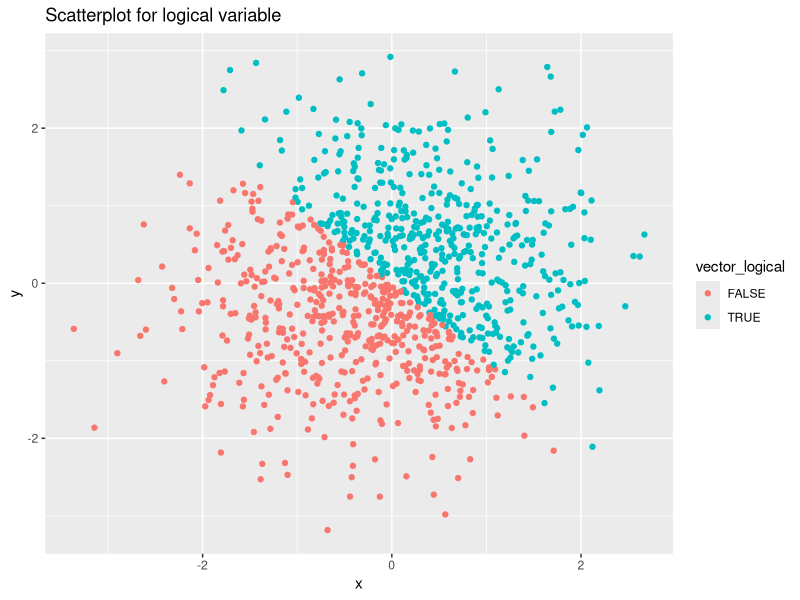
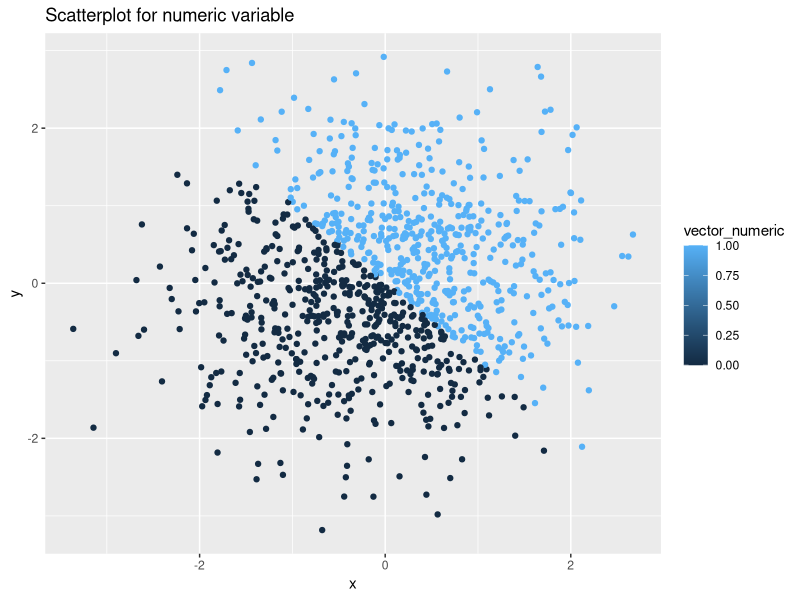
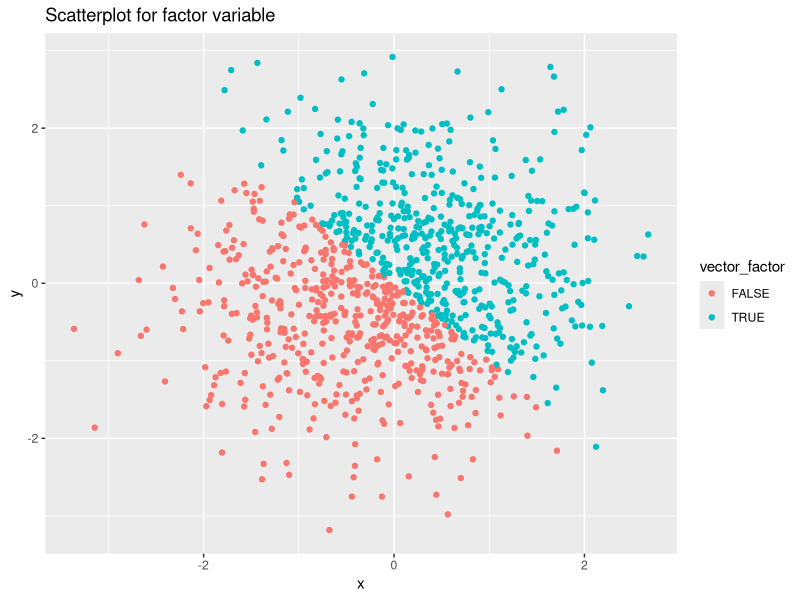
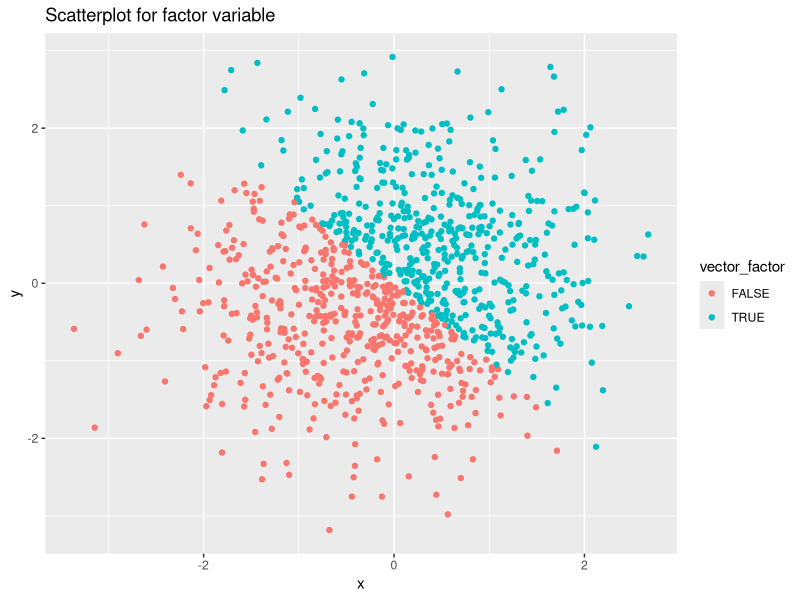

Generate these figures, in order, with R:
## ---- chunk 1
library(tidyverse)
## ---- chunk 2
problem1_df = tibble(
  vec_numeric = runif(10, min = 0, max = 5),
  vec_logical = (vec_numeric > 2),
  vec_char = c("This", "is", "P8105", "homework1", "problem1", "and", "my", "uni", "is",                   "rh2916"),
  vec_factor = factor(c("Yes", "Yes", "No", "Yes", "No", "Yes", "Yes", "No", "No", "No"))
)
## ---- chunk 3
mean(problem1_df$vec_numeric)
mean(problem1_df$vec_logical)
mean(problem1_df$vec_char)
mean(problem1_df$vec_factor)
## ---- chunk 4
as.numeric(as.factor(problem1_df$vec_char))
as.numeric(as.character(problem1_df$vec_factor))
## ---- chunk 5
set.seed(1000)

problem2_df = tibble(
  x = rnorm(1000),
  y = rnorm(1000),
  vector_logical = x + y > 0,
  vector_numeric = as.numeric(vector_logical),
  vector_factor = as.factor(vector_logical)
)
## ---- chunk 6
ggplot(problem2_df, aes(x = x, y = y, color = vector_logical)) + geom_point() + ggtitle("Scatterplot for logical variable")

ggplot(problem2_df, aes(x = x, y = y, color = vector_numeric)) + geom_point() + ggtitle("Scatterplot for numeric variable")

ggplot(problem2_df, aes(x = x, y = y, color = vector_factor)) + geom_point() + ggtitle("Scatterplot for factor variable")

## ---- chunk 7
ggsave(file = "Scatterplot for logical variable.pdf", path = NULL)
